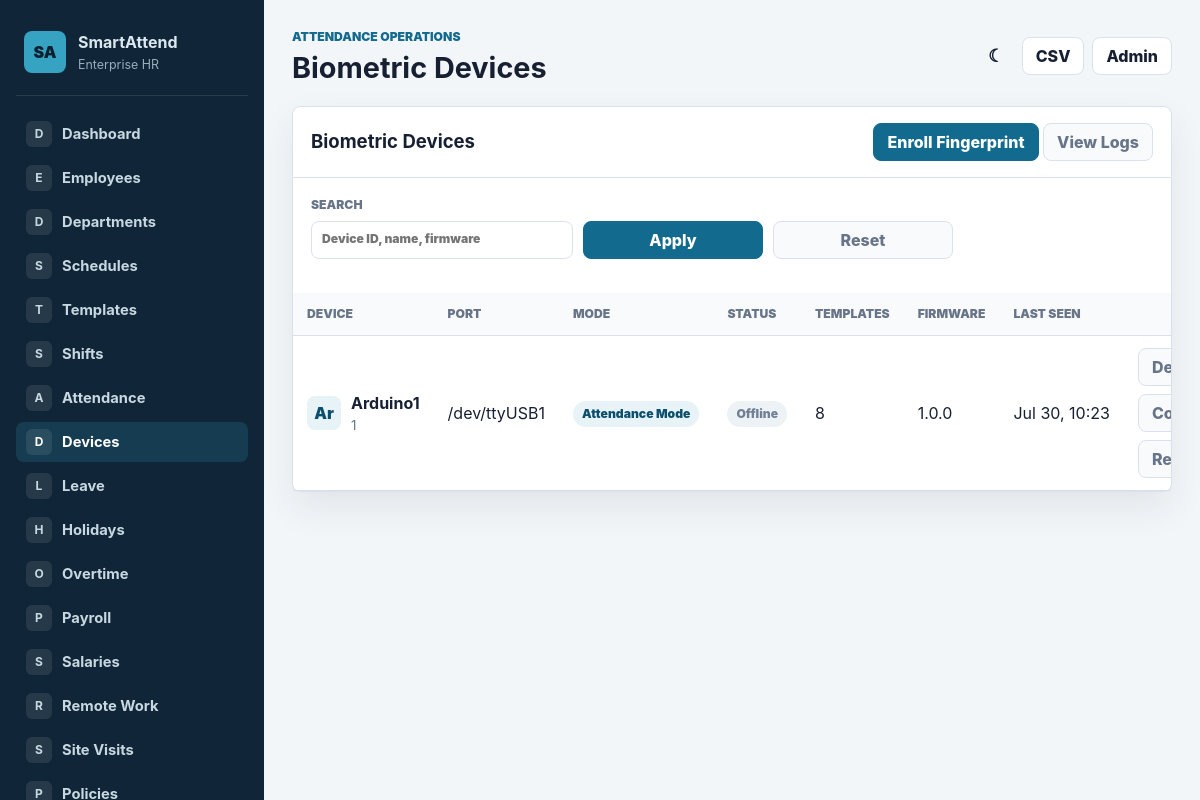
Page /devices/devices/ (signed in) on the committed database.
### attendance/models.py (models this page shows, shortened)
class BiometricDevice(models.Model):
    class Mode(models.TextChoices):
        ATTENDANCE = 'ATTENDANCE', 'Attendance Mode'
        ENROLLMENT = 'ENROLLMENT', 'Fingerprint Enrollment Mode'
        DELETION = 'DELETION', 'Fingerprint Deletion Mode'
        MAINTENANCE = 'MAINTENANCE', 'Maintenance Mode'
        OFFLINE = 'OFFLINE', 'Offline'
    class Status(models.TextChoices):
        ONLINE = 'ONLINE', 'Online'
        OFFLINE = 'OFFLINE', 'Offline'
        BUSY = 'BUSY', 'Busy'
        ERROR = 'ERROR', 'Error'
    class DeviceType(models.TextChoices):
        ENTRY_GATE = 'ENTRY_GATE', 'Entry Gate'
        EXIT_GATE = 'EXIT_GATE', 'Exit Gate'
        RECEPTION = 'RECEPTION', 'Reception'
        WAREHOUSE = 'WAREHOUSE', 'Warehouse'
        OFFICE = 'OFFICE', 'Office Entrance'
        FLOOR = 'FLOOR', 'Floor Access'
        LABORATORY = 'LABORATORY', 'Laboratory'
        SERVER_ROOM = 'SERVER_ROOM', 'Server Room'
        OTHER = 'OTHER', 'Other'
    device_id = models.CharField(max_length=80, unique=True)
    name = models.CharField(max_length=120)
    device_type = models.CharField(max_length=20, choices=DeviceType.choices, default=DeviceType.OFFICE)
    serial_port = models.CharField(max_length=120, default='/dev/ttyUSB0')
    baudrate = models.PositiveIntegerField(default=9600)
    ip_address = models.GenericIPAddressField(null=True, blank=True)
    mac_address = models.CharField(max_length=17, blank=True)
    office_location = models.ForeignKey(OfficeLocation, on_delete=models.SET_NULL, null=True, blank=True, related_name='devices')
    building_name = models.CharField(max_length=150, blank=True)
    floor_number = models.IntegerField(null=True, blank=True)
    assigned_branch = models.CharField(max_length=150, blank=True)
    mode = models.CharField(max_length=24, choices=Mode.choices, default=Mode.ATTENDANCE)
    status = models.CharField(max_length=20, choices=Status.choices, default=Status.OFFLINE)
    firmware_version = models.CharField(max_length=80, blank=True)
    template_count = models.PositiveIntegerField(default=0)
    last_seen_at = models.DateTimeField(null=True, blank=True)
    last_error = models.TextField(blank=True)
    health_check_interval = models.PositiveIntegerField(default=60)
    last_health_check = models.DateTimeField(null=True, blank=True)
    is_active = models.BooleanField(default=True)
    created_at = models.DateTimeField(auto_now_add=True)
    updated_at = models.DateTimeField(auto_now=True)
    class Meta:
        ordering = ['name']
        verbose_name = 'Biometric Device'
        verbose_name_plural = 'Biometric Devices'

### device_manager/views.py (the view)
# urls.py: path('devices/', views.DeviceListView.as_view(), name='device_list'),
class DeviceListView(EnterpriseListMixin):
    model = BiometricDevice
    template_name = 'device_manager/device_list.html'
    page_title = 'Biometric Devices'
    active_nav = 'devices'
    search_fields = ['device_id', 'name', 'firmware_version']
    default_ordering = 'name'
    paginate_by = 15
    export_filename = 'devices'
    export_fields = [
        ('device_id', 'Device ID'),
        ('name', 'Name'),
        ('serial_port', 'Port'),
        ('mode', 'Mode'),
        ('status', 'Status'),
        ('template_count', 'Templates'),
        ('firmware_version', 'Firmware'),
        ('last_seen_at', 'Last Seen'),
    ]

### attendance/views.py (called while the page is built)
    def get_queryset(self):
        queryset = super().get_queryset()
        query = self.request.GET.get('q', '').strip()
        if query and self.search_fields:
            condition = Q()
            for field in self.search_fields:
                condition |= Q(**{f'{field}__icontains': query})
            queryset = queryset.filter(condition)
        return queryset.order_by(self.get_ordering())

    def get_ordering(self):
        ordering = self.request.GET.get('sort') or self.default_ordering
        allowed = {field.lstrip('-') for field in self.get_sort_fields()}
        return ordering if ordering.lstrip('-') in allowed else self.default_ordering

    def get_sort_fields(self):
        fields = []
        for field, _label in self.export_fields:
            fields.append(field.split('__')[0])
        return fields + ['id', 'date', 'created_at', 'timestamp', 'name']

    def render_to_response(self, context, **response_kwargs):
        export_format = self.request.GET.get('export')
        if export_format:
            return self.export_response(export_format)
        return super().render_to_response(context, **response_kwargs)

### device_manager/templates/device_manager/device_list.html (shortened to what this page needs)
{% extends "attendance/base.html" %}
{% block content %}
<div class="panel">
    <div class="panel-header">
        <h2>Biometric Devices</h2>
        <div>
            <a class="button primary" href="{% url 'enrollment_panel' %}">Enroll Fingerprint</a>
            <a class="button subtle" href="{% url 'device_logs' %}">View Logs</a>
        </div>
    </div>
    <div class="panel-body">
        <form class="filter-bar" method="get">
            <label>Search<input name="q" value="{{ request.GET.q }}" placeholder="Device ID, name, firmware"></label>
            <button class="button primary" type="submit">Apply</button>
            <a class="button subtle" href="{% url 'device_list' %}">Reset</a>
        </form>
    </div>
    <div class="table-wrap">
        <table>
            <thead>
                <tr>
                    <th>Device</th>
                    <th>Port</th>
                    <th>Mode</th>
                    <th>Status</th>
                    <th>Templates</th>
                    <th>Firmware</th>
                    <th>Last Seen</th>
                    <th></th>
                </tr>
            </thead>
            <tbody>
            {% for device in object_list %}
                <tr>
                    <td>
                        <div class="person-cell">
                            <span class="avatar">{{ device.name|slice:":2" }}</span>
                            <div>
                                <strong>{{ device.name }}</strong>
                                <div class="muted small">{{ device.device_id }}</div>
                            </div>
                        </div>
                    </td>
                    <td>{{ device.serial_port }}</td>
                    <td><span class="badge">{{ device.get_mode_display }}</span></td>
                    <td>
                        <span class="badge {% if device.status == 'ONLINE' %}success{% elif device.status == 'ERROR' %}danger{% elif device.status == 'BUSY' %}warning{% else %}muted{% endif %}">
                            {{ device.get_status_display }}
                        </span>
                    </td>
                    <td>{{ device.template_count }}</td>
                    <td>{{ device.firmware_version|default:"—" }}</td>
                    <td>{{ device.last_seen_at|date:"M d, H:i"|default:"Never" }}</td>
                    <td class="row-actions">
                        <a class="button subtle" href="{% url 'device_detail' device.pk %}">Detail</a>
                        <button class="button subtle" onclick="connectDevice({{ device.pk }})">Connect</button>
                        <button class="button subtle" onclick="restartDevice({{ device.pk }})">Restart</button>
                    </td>
                </tr>
            {% empty %}
                <tr><td colspan="8" class="empty">No devices registered. Add a BiometricDevice in Django admin.</td></tr>
            {% endfor %}
            </tbody>
        </table>
    </div>
</div>
{% endblock %}

### attendance/static/attendance/css/app.css (style rules this page uses)
:root { --bg: #f3f6f9; --surface: #ffffff; --surface-soft: #f8fafc; --text: #172033; --muted: #687589; --line: #d9e2ec; --brand: #126b8f; --brand-dark: #0b4f6d; --accent: #1f8a70; --warning: #b7791f; --danger: #c2413b; --info-bg: #e8f3f7; --success-bg: #e8f6ef; --danger-bg: #fff0ef; --shadow: 0 16px 36px rgba(23, 32, 51, 0.08); }
* { box-sizing: border-box; }
body { margin: 0; background: var(--bg); color: var(--text); font-family: Inter, ui-sans-serif, system-ui, -apple-system, BlinkMacSystemFont, "Segoe UI", sans-serif; letter-spacing: 0; line-height: 1.5; }
a { color: inherit; text-decoration: none; }
h1, h2, h3, p { margin: 0; }
h2 { font-size: 1.16rem; }
.top-actions, .row-actions, .table-actions { display: flex; align-items: center; gap: 8px; flex-wrap: wrap; }
.icon-button, .button { display: inline-flex; align-items: center; justify-content: center; min-height: 38px; border: 1px solid var(--line); border-radius: 8px; background: var(--surface); color: var(--text); font: inherit; font-weight: 800; padding: 0 13px; cursor: pointer; }
.button.primary { border-color: var(--brand); background: var(--brand); color: #fff; }
.button.subtle { background: var(--surface-soft); color: var(--muted); }
.metric-card, .panel { background: var(--surface); border: 1px solid var(--line); border-radius: 8px; box-shadow: var(--shadow); }
.panel-header { display: flex; align-items: center; justify-content: space-between; gap: 12px; padding: 16px 18px; border-bottom: 1px solid var(--line); }
.panel-body { padding: 18px; }
.filter-bar { display: grid; grid-template-columns: minmax(180px, 1fr) repeat(3, minmax(130px, 180px)) auto; gap: 10px; align-items: end; margin-bottom: 16px; }
label { display: grid; gap: 6px; color: var(--muted); font-size: 0.76rem; font-weight: 900; text-transform: uppercase; }
input, select, textarea { width: 100%; min-height: 38px; border: 1px solid var(--line); border-radius: 8px; background: var(--surface); color: var(--text); font: inherit; padding: 8px 10px; }
.table-wrap { overflow-x: auto; }
table { width: 100%; border-collapse: collapse; min-width: 760px; }
th, td { padding: 12px 14px; border-bottom: 1px solid var(--line); text-align: left; vertical-align: middle; white-space: nowrap; }
th { color: var(--muted); background: var(--surface-soft); font-size: 0.76rem; font-weight: 900; text-transform: uppercase; }
.person-cell { display: flex; align-items: center; gap: 10px; }
.avatar { display: inline-grid; place-items: center; width: 34px; height: 34px; border-radius: 8px; background: var(--info-bg); color: var(--brand-dark); font-weight: 900; }
.muted { color: var(--muted); }
.small { font-size: 0.84rem; }
.badge { display: inline-flex; align-items: center; justify-content: center; min-height: 26px; padding: 0 9px; border-radius: 999px; background: var(--info-bg); color: var(--brand-dark); font-size: 0.76rem; font-weight: 900; }
.badge.muted { background: #edf2f7; color: #718096; }

### rows in the picture
BiometricDevice: name "Ar", name "Arduino1", device_id "1", serial_port "/dev/ttyUSB1", mode "Attendance Mode", status "Offline", template_count "8", firmware_version "1.0.0", last_seen_at "Jul 30, 10:23"

### other values in the picture
{{ label|slice:":1" }} "D" "E" "D" "S" "T" "S" "A" "D" "L" "H" "O" "P" "S" "R" "S" "P"
{{ label }} "Dashboard" "Employees" "Departments" "Schedules" "Templates" "Shifts" "Attendance" "Devices" "Leave" "Holidays" "Overtime" "Payroll" "Salaries" "Remote Work" "Site Visits"
{{ page_title|default:"Dashboard" }} "Biometric Devices"
